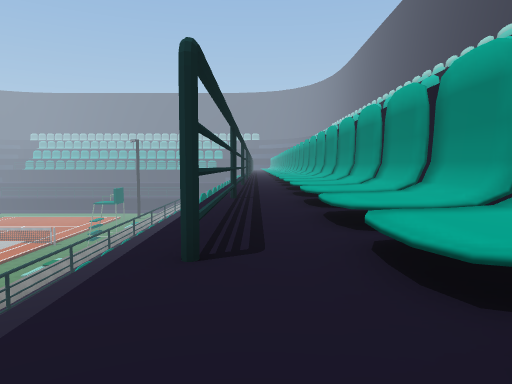
[1] (above)

19 first-person views from a walk through a Unity game level. The camera is 1.3 m above the floor, tilts 4° down and sees 70° across. The floor is counted in squares, 2 m on a side. Each view is taken from the middle of a square. On the plan, view 1 faces up. The plan holds only what a view shows up to about 11 squares ahead; the rest is blank. The place goes on beyond the plan. Some animated figures are left out. Some surface patterns are stand-ins.

[2]
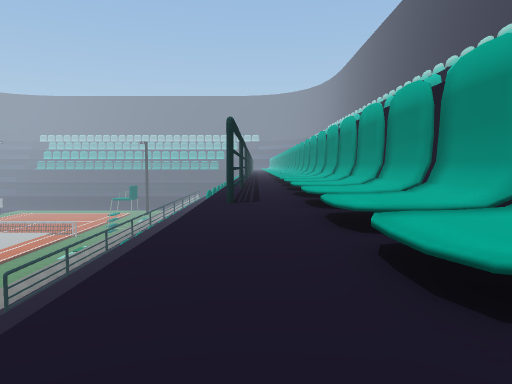

[3]
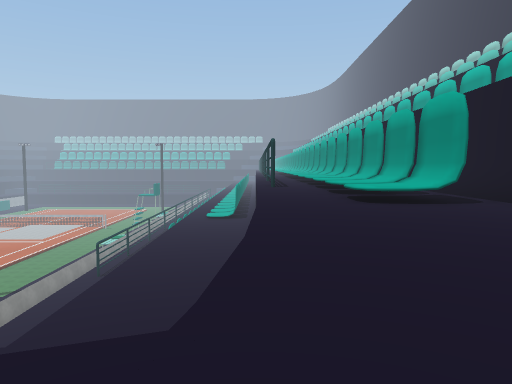

[4]
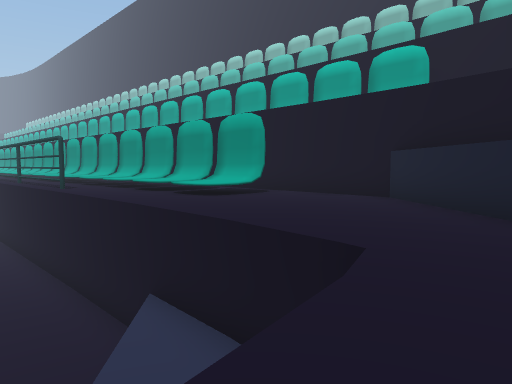

[5]
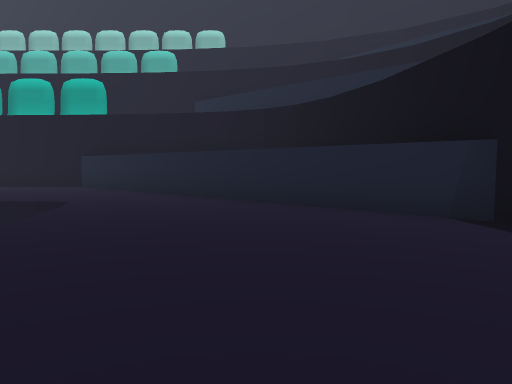

[6]
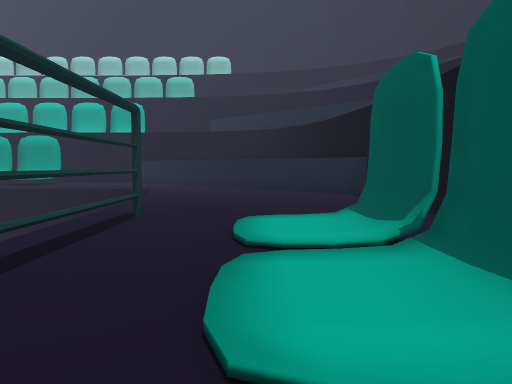

[7]
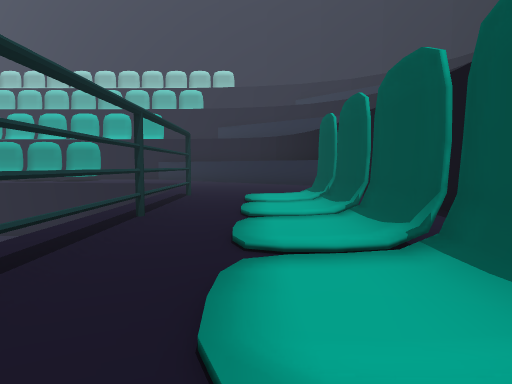

[8]
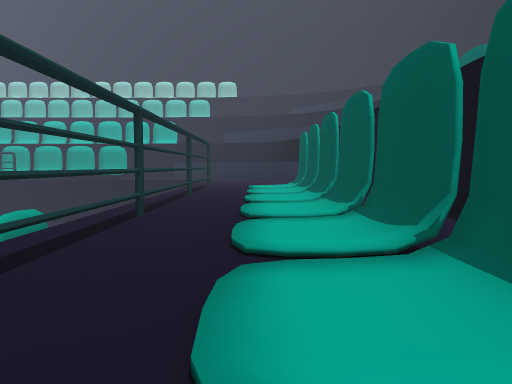

[9]
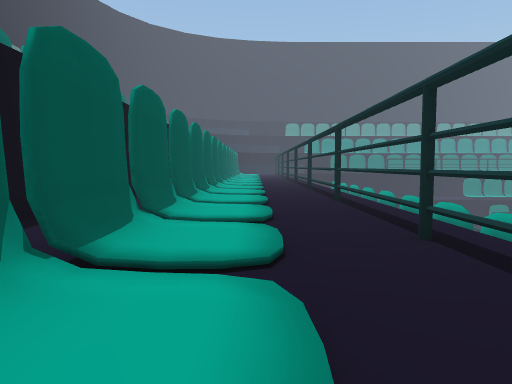

[10]
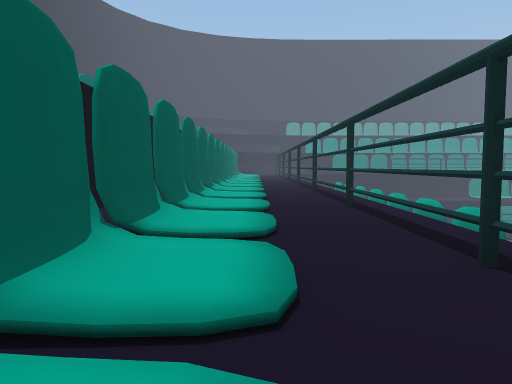

[11]
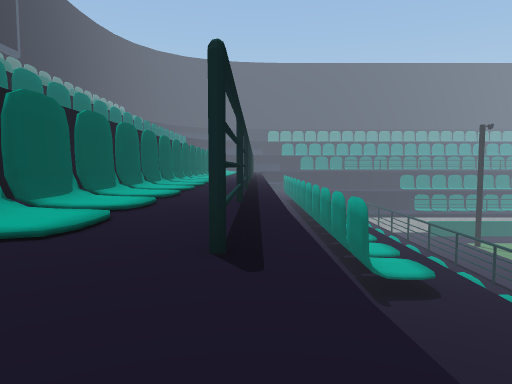

[12]
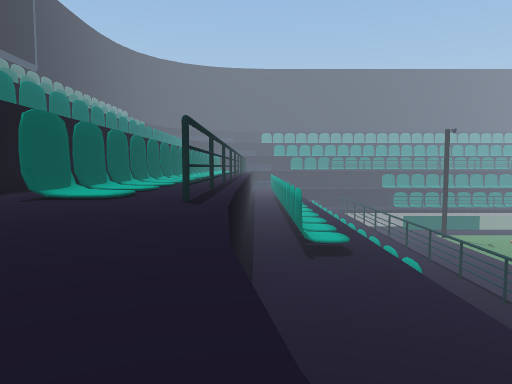

[13]
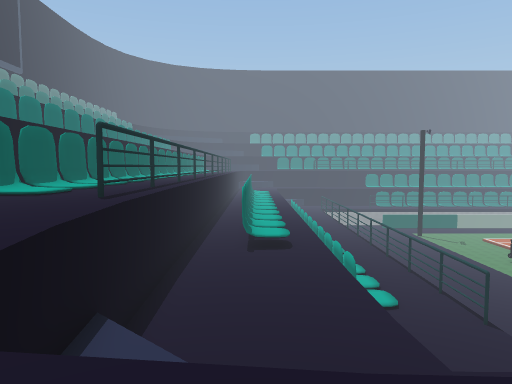

[14]
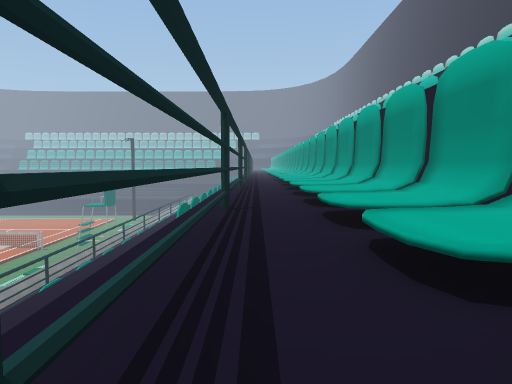

[15]
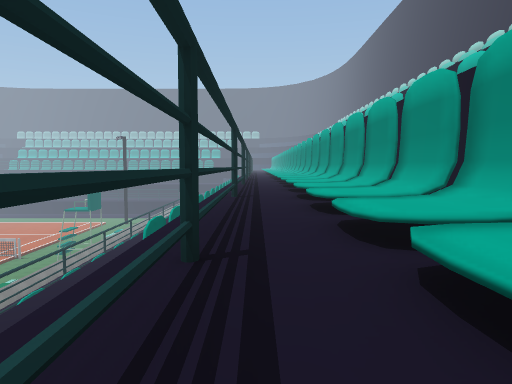

[16]
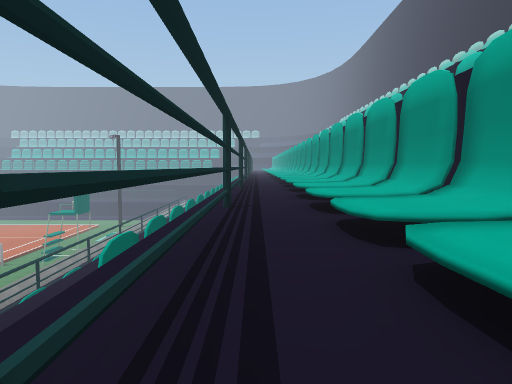

[17]
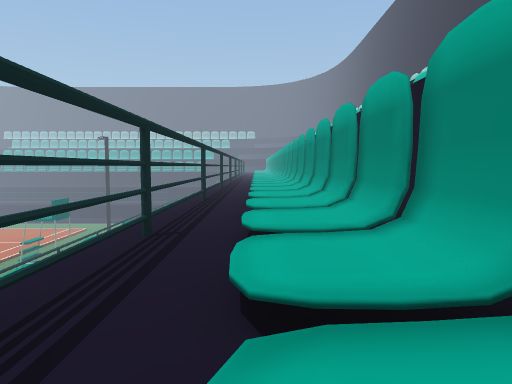

[18]
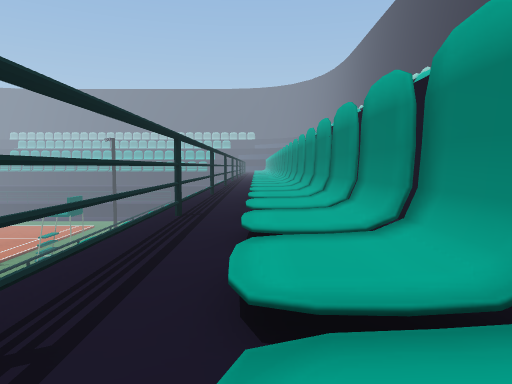

[19]
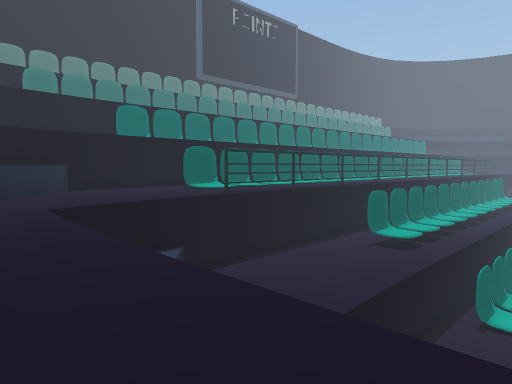

### Floor plan
Key: @ floor where view 1 was taken; # wall or solid block; x gap in a wall; . floor; / step, stairs or slope; = window, fence, low wall or low ledge; ^ raised ledge; v drop or lower ground.
Columns run from 28 left of view 1 to 4 right of it. Each row starts with its distance up from view 1.
 19                            v./ #
 18                        v   v./ #
 17                       vv   v./ ##
 16                       vv  vv./=##
 15                       vv   v./###
 14                       vv  vv./###
 13                       vv  vv./###
 12                       vv  vv./=##
 11                        v   v.//##
 10                        v   v./###
  9                        v   v.//##
  8                        v   v.//##
  7                        vv  v.//##
  6                        v   v.//##
  5                        v   v./=##
  4                        v  vv.//##
  3                        v  vv.//##
  2                        vvvvv.//##
  1                  vvvv  vvvvv./=##
  0                  vvv   vvvvv@/###
 -1                 vvvv   vvvvv./=##
 -2                  v     vvvvv./ #^
 -3              vvv vvvvvvvvvvv....^
 -4             vvvvvvvvvvvv vvv....^
 -5             vvvvvvvvvvvv vvv....#
 -6             vvvvvvvvvvvv vv....##
 -7                 vvvvvvvvv  ...##
 -8                 vvvvvvvvvv....#
 -9 #####################........^
-10 ............................^
-11 /////////////////////......^
-12 =x#x###=x=x=x=x=x=x=/.....#
-13      ........  ..........##
-14    ##  #    #######  #  ##

Where each view was taken, in squares from view 1:
view 1: 0 up, 0 right, facing up
view 2: 4 down, 0 right, facing up
view 3: 9 down, 1 left, facing up
view 4: 9 down, 4 left, facing up-right
view 5: 11 down, 8 left, facing right
view 6: 11 down, 13 left, facing right
view 7: 11 down, 17 left, facing right
view 8: 11 down, 21 left, facing right
view 9: 11 down, 16 left, facing left
view 10: 11 down, 17 left, facing left
view 11: 9 down, 5 left, facing left
view 12: 8 down, 1 left, facing left
view 13: 6 down, 0 right, facing left
view 14: 2 up, 0 right, facing up
view 15: 5 up, 0 right, facing up
view 16: 7 up, 0 right, facing up
view 17: 8 up, 1 right, facing up
view 18: 6 up, 1 right, facing up
view 19: 1 up, 1 right, facing down-left
